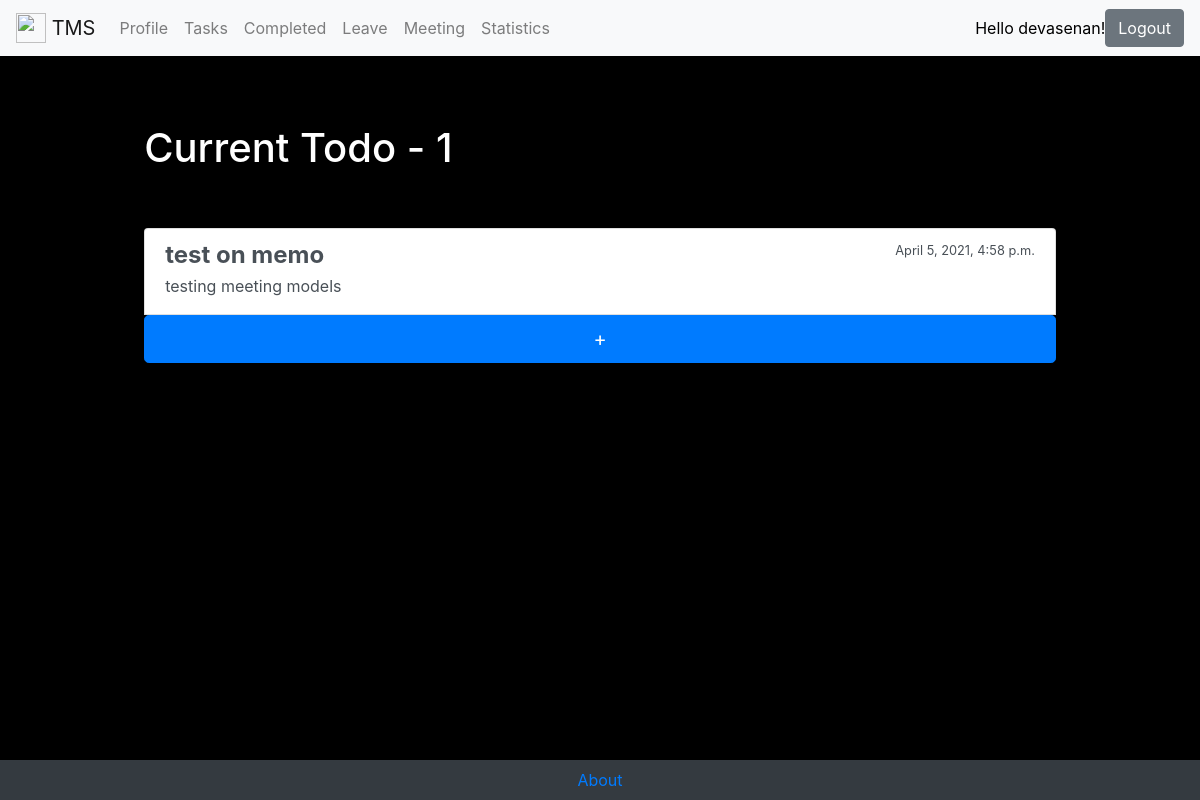
/task/ (signed in), run on the app's committed database.
### register/models.py (models this page shows, shortened)
class UserAccount(AbstractBaseUser):
    email = models.EmailField(unique=True)
    username = models.CharField(max_length=150, unique=True)
    date_joined = models.DateTimeField(verbose_name='date joined', auto_now_add=True)
    last_login = models.DateTimeField(verbose_name='last login', auto_now=True)
    is_active = models.BooleanField(default=True)
    is_staff = models.BooleanField(default=False)
    is_admin = models.BooleanField(default=False)
    is_superuser = models.BooleanField(default=False)
    timestamp = models.DateTimeField(auto_now_add=True)
    phone = models.IntegerField(verbose_name='phone number', unique=True)
    USERNAME_FIELD = 'username' # this should be used to login
    REQUIRED_FIELDS = ['email', 'phone']
    objects = UserManager()

### tasks/models.py (models this page shows, shortened)
class Task(models.Model):
    title = models.CharField(max_length=50)
    memo = models.TextField(blank=True)
    created = models.DateTimeField(default=timezone.now)
    datecompleted = models.DateTimeField(null=True, blank=True)
    important = models.BooleanField(default=False)
    complete = models.BooleanField(default=False)
    user = models.ForeignKey(UserAccount, on_delete=models.CASCADE)

### tasks/views.py (the view)
# urls.py: path('', views.currenttodos, name="home"),
@login_required(login_url='login')
def currenttodos(request) :
    todos = Task.objects.filter(user= request.user, datecompleted__isnull=True)
    return render(request, 'tasks/currenttodos.html', {
        "todos": todos
    })

### tasks/templates/tasks/currenttodos.html
{% extends "tasks/main.html" %}
{% block content %}
<div class="row justify-content-center mt-5">
    <div class="col-md-10">
        {% if todos %}
        <h1>Current Todo{{ todos.count|pluralize }} - {{ todos.count }}</h1>
        {% else %}
        <h1>Current Todos</h1>
        {% endif %}
    </div>
</div>
<div class="row justify-content-center mt-5">
    <div class="col-md-10">
        {% if todos %}
        <div class="list-group">
            {% for todo in todos %}
            <a href="{% url 'tasks:viewtodo' todo.id %}" class="list-group-item list-group-item-action{% if todo.important %} list-group-item-primary{% endif %}">
                <div class="d-flex w-100 justify-content-between">
                    <h4 class="mb-1"><b>{{ todo.title }}</b></h4>
                    <small>{{ todo.created }}</small>
                </div>
                    {% if todo.memo %}
                    <p class="mb-1">{{ todo.memo|truncatechars:30 }}</p>
                    {% endif %}
            </a>
            {% endfor %}
            <form action="{% url 'tasks:createtodo' %}">
                <button type="submit" class="btn btn-primary btn-lg btn-block">+</button>
            </form>
        </div>
        {% else %}
        <div class="text-center">
            <h2>Looks like you don't have any todos! Nice work.</h2>
            <br>
            <a role="button" class="btn btn-primary" href="{% url 'tasks:createtodo' %}">New Todo</a>
        </div>
        {% endif %}
    </div>
</div>
{% endblock %}

### tasks/templates/tasks/main.html (shortened to what this page needs)
<!doctype html>
<html lang="en">
<head>
    <link rel="stylesheet" href="https://stackpath.bootstrapcdn.com/bootstrap/4.5.0/css/bootstrap.min.css"
>
</head>
<body style="background-color: black; color: white;">
    <nav class="navbar navbar-expand-lg navbar-light bg-light" style="color:black ;">
        <a class="navbar-brand" href="{% url 'tasks:home' %}">
            <img src="*" width="30" height="30" class="d-inline-block align-top" alt=""> <span> TMS</span>
        </a>
        <div class="collapse navbar-collapse" id="navbarSupportedContent" style="color:black ;">
            <ul class="navbar-nav mr-auto">
                {% if user.is_authenticated %}
                <li class="nav-item">
                    <a class="nav-link" href="{% url 'tasks:profile' %}">Profile</a>
                </li>
                <li class="nav-item">
                    <a class="nav-link" href="{% url 'tasks:home' %}">Tasks</a>
                </li>
                <li class="nav-item">
                    <a class="nav-link" href="{% url 'tasks:completedtodos' %}">Completed</a>
                </li>
                <li class="nav-item">
                    <a class="nav-link" href="{% url 'leave:currentleave' %}">Leave</a>
                </li>
                <li class="nav-item">
                    <a class="nav-link" href="{% url 'meeting:currentmeetings' %}">Meeting</a>
                </li>
                <li class="nav-item">
                    <a class="nav-link" href="{% url 'stats:stats' %}">Statistics</a>
                </li>
            </ul>
            Hello {{user.username}}!
            <form action="{% url 'logout' %}" method="POST" class="form-inline my-2 my-lg-0">
                <button class="btn btn-secondary my-2 my-sm-0" type="submit">Logout</button>
            </form>
            {% endif %}
        </div>
    </nav>
    <div class="container" style="margin-bottom: 100px; padding: 20px;">
    {% block content %}
    {% endblock %}
    </div>
    <nav class="navbar fixed-bottom navbar-dark bg-dark justify-content-center">
        <a href="https://devasenan134.pythonanywhere.com/"> About</a>
    </nav>
</body>
</html>

### data on the page
UserAccount: username "devasenan"
Task: title "test on memo", created "April 5, 2021, 4:58 p.m.", memo "testing meeting models"

### other printed values
{{ todos.count }} "1"
